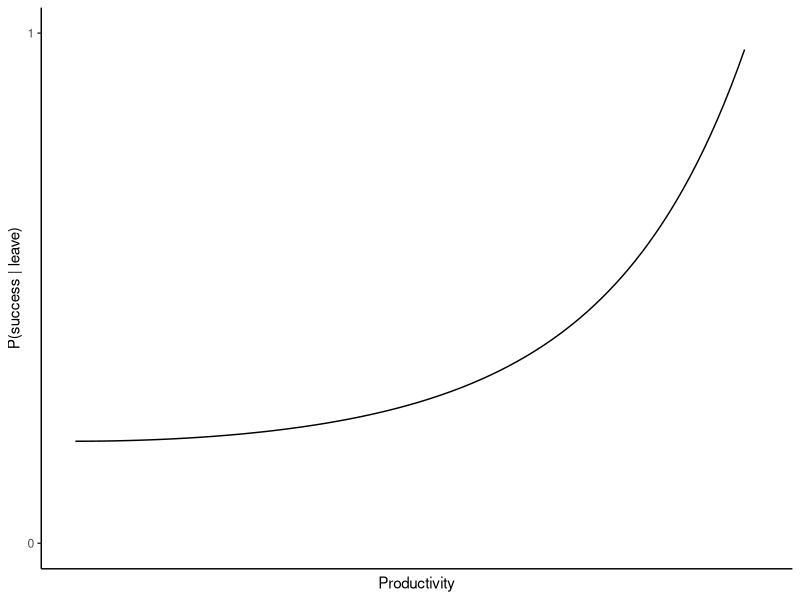
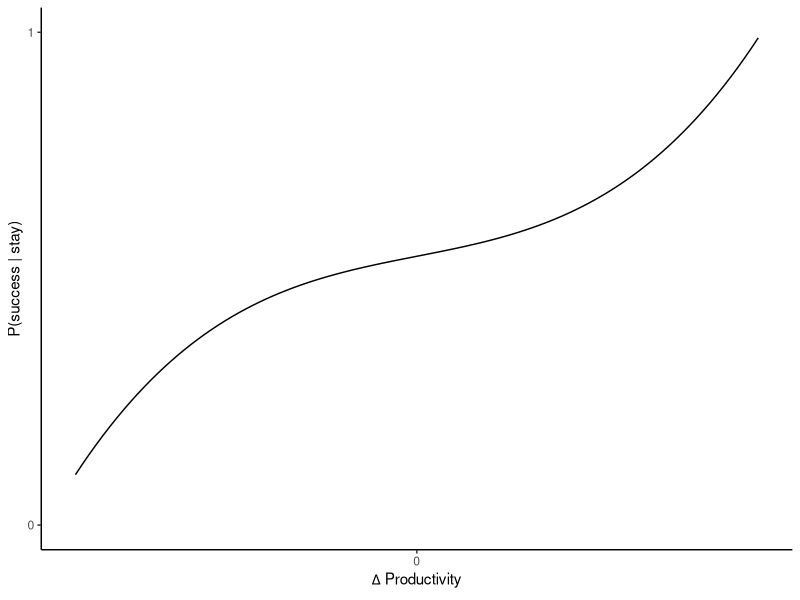
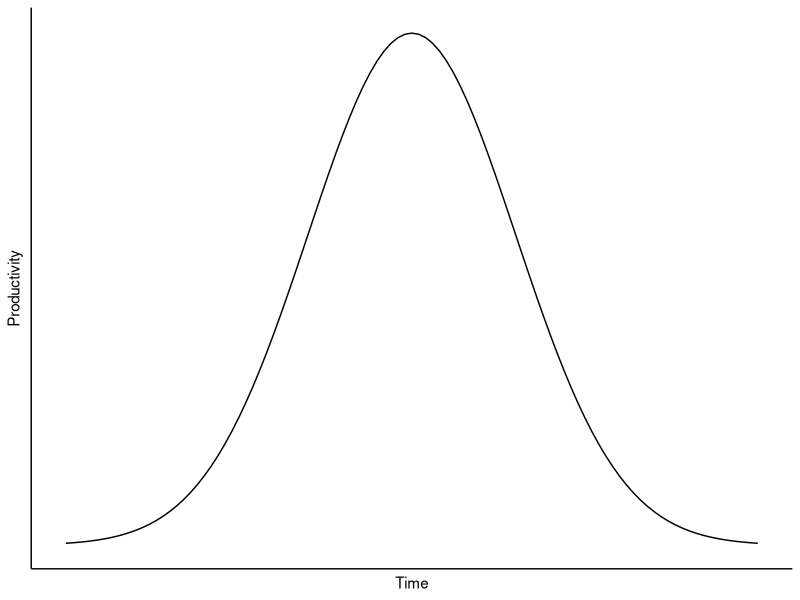
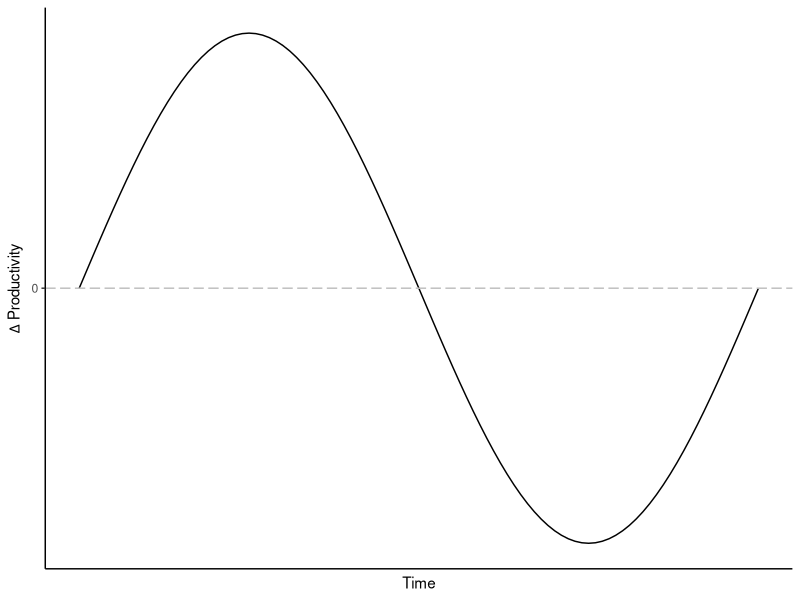
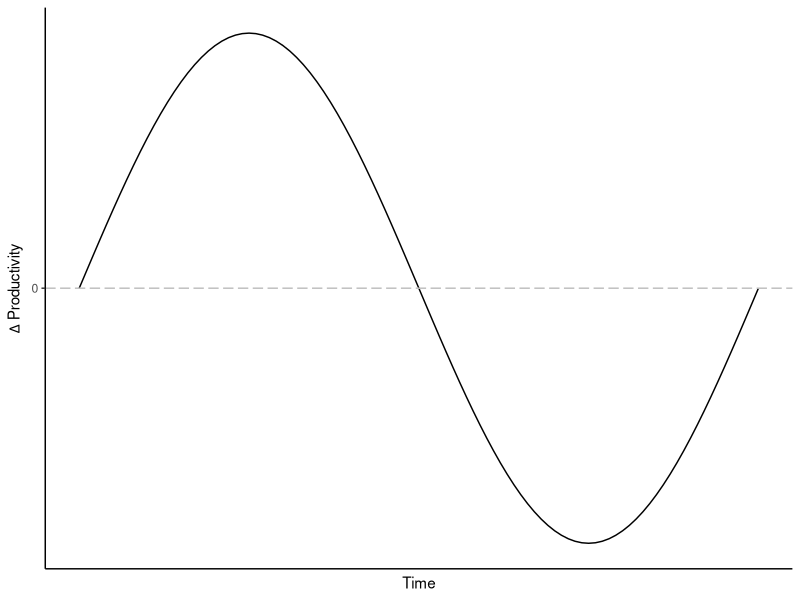
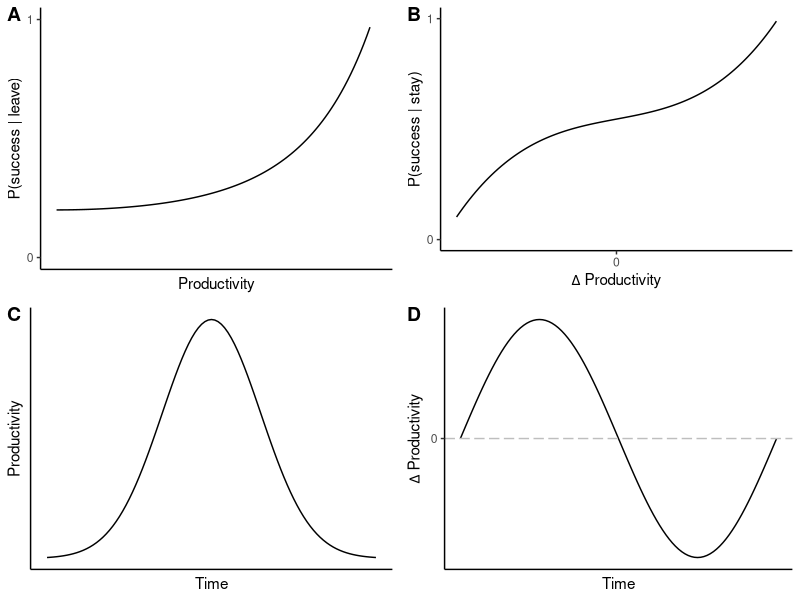

Generate these figures, in order, with R:
# Making Theoretical Figure for Paper
# November 2019
# EKB

# Make individual figures then piece together
# Figures to make:
#   1. Pr(success|leave) vs. Productivity
#   2. Pr(success|stay) vs. Change in Productivity
#   3. Productivity vs. Time
#   4. Change in Productivity vs. Time
#   5. Leave|Stay vs. Time

# Central Tenant: Pr(success|leave) > Pr(success|stay)

library(tidyverse)
library(ggpubr)

# Plot 1: 

(plot1 <- ggplot(data.frame(x = c(0, 1.5)), aes(x)) + 
  stat_function(fun = function(x) exp(x^2) + 1) +
  xlab('Productivity') +
  ylab('P(success | leave)') +
  scale_y_continuous(limits = c(0, 10), 
                     breaks = c(0, 10),
                     labels = c(0.0, 1.0)) +
  theme_classic() +
  theme(axis.text.x = element_blank(),
        axis.ticks.x = element_blank()))
#ggsave("plots/theoretical_plots/plot1.png", plot1)

# Plot 2: 

x_axis_title <- expression(Delta*" Productivity")

(plot2 <- ggplot(data.frame(x = c(-1.5, 1.5)), aes(x)) + 
  stat_function(fun = function(x) x^3 + x + 1) +
  xlab(x_axis_title) +
  ylab('P(success | stay)') +
  scale_y_continuous(limits = c(-5, 6), 
                     breaks = c(-5, 6),
                     labels = c(0.0, 1.0)) +
  scale_x_continuous(breaks = c(0), labels = c(0)) +  
  theme_classic()) 
#ggsave("plots/theoretical_plots/plot2.png", plot2)

# Plot 3: Productivity vs. Time

(plot3 <- ggplot(data.frame(x = c(-5, 5)), aes(x)) + 
  stat_function(fun = dnorm, args = list(sd = 1.5)) +
  xlab('Time') +
  ylab('Productivity') +
  theme_classic() +
  theme(axis.text = element_blank(),
        axis.ticks = element_blank()))
#ggsave("plots/theoretical_plots/plot3.png", plot3)
  
# Plot 4: Change in Productivity vs. Time

y_axis_title <- expression(Delta*" Productivity")

(plot4 <- ggplot(data.frame(x = c(0, 2*pi)), aes(x)) + 
  stat_function(fun = sin) +
  geom_hline(yintercept = 0, color = "gray", linetype = "longdash") +
  scale_y_continuous(limits = c(-1,1), breaks = c(0), labels = c(0)) +
  xlab('Time') +
  ylab(y_axis_title) +
  theme_classic() +
  theme(axis.text.x = element_blank(),
        axis.ticks.x = element_blank()))
ggsave("plots/theoretical_plots/plot4.png", plot4)

# Piece together
multipanel <- ggarrange(plot1, plot2, plot3, plot4, labels = c("A", "B", "C", "D"), ncol = 2, nrow = 2)
ggsave("plots/theoretical_plots/multipanel_figure.png", multipanel)
